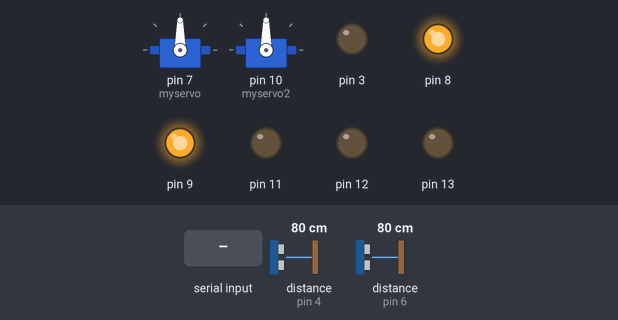
Simulated run of this sketch. Board: Arduino Mega 2560, built for the host (arithmetic inside an expression is 32-bit, double 64-bit). Shown: 2 × servo, output pins drawn as LEDs (lit = HIGH). The inputs (shaded band) are chosen by the test bench; at power-on: distance to the obstacle (sensors on pin 4, pin 6) 80 cm. The echo pulse lasts 58.3 µs per cm; pins used as bus, display or sensor lines are not drawn; what the sketch prints to the serial monitor is not drawn.

Above: at 1.2 s.
1.3 s: "v" received over the second serial link
4.3 s: "a" received over the second serial link
At 7.1 s:
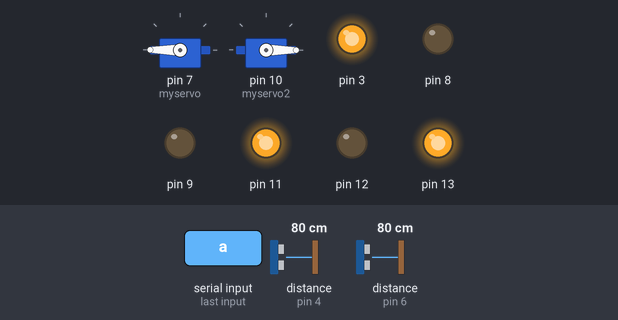
7.3 s: "b" received over the second serial link
9.2 s: "h" received over the second serial link
At 10.1 s:
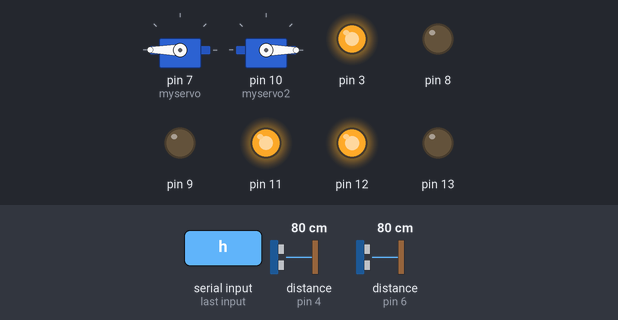
10.7 s: "l" received over the second serial link
At 11.3 s:
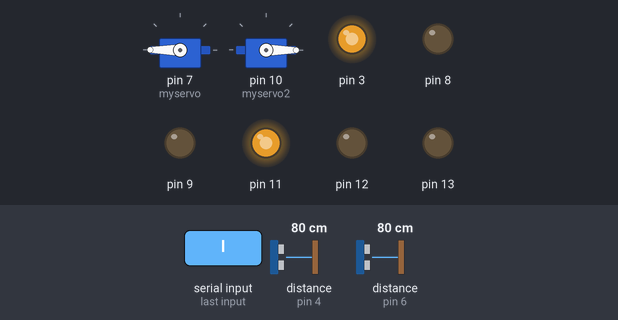
12.2 s: "r" received over the second serial link
At 13.6 s:
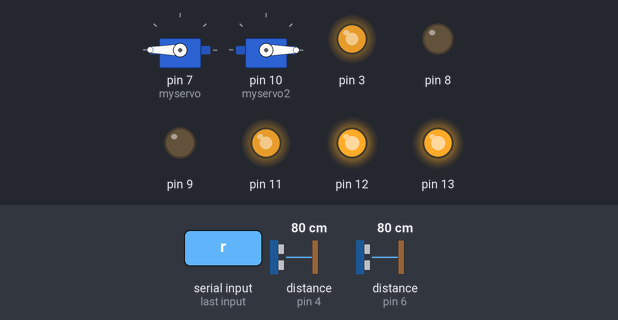
Timing chart, 0 to 14.7 s (numbered marks = the images above; inputs shaded):
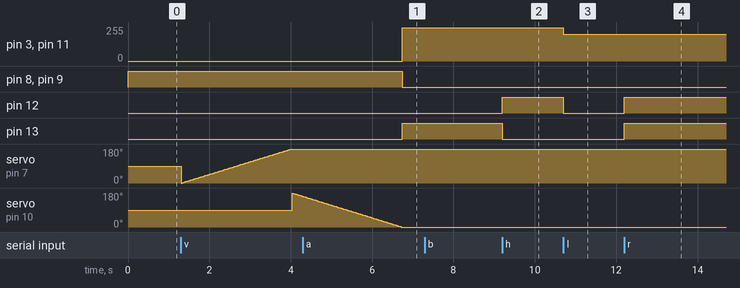

Measured:
- after the input at 4.3 s, pin 3, pin 11: 0/255 → 250/255 after 2.4 s; pin 8, pin 9: HIGH → LOW after 2.4 s; pin 13: LOW → HIGH after 2.4 s; servo on pin 7 (myservo): stops changing and stays 180°
- after the input at 9.2 s, pin 12: LOW → HIGH at once; pin 13: HIGH → LOW at once
- after the input at 10.7 s, pin 3, pin 11: 250/255 → 200/255 at once; pin 12: HIGH → LOW at once
- after the input at 12.2 s, pin 12, pin 13: LOW → HIGH at once

The sketch:

final_version_v0.1.ino
```cpp
// One thing needs to be noticed: connect the left motor to myservo and right servo to myservo2
// for myservo, set the same direction as the real moving direction. For myservo2, gives the opposite direction

#include <SoftwareSerial.h>
#include <Wire.h>
#include <Servo.h>
/// HC05///
SoftwareSerial Genotronex(A8, A9); // RX, TX    (A8-A15 can be used as RX and TX);
char BluetoothData; // the data given from Computer

/// Ultrasonic Sensor///
const int trigPin1 = 2;
const int echoPin1 = 4;
const int trigPin2 = 5;
const int echoPin2 = 6;
long duration, cm1, cm2;
char mode = 'b';          //mode a: straight line following     b: self control
int motor_speed;
char left_direct;
char right_direct;
char direct;
int servo_status = 0;

Servo myservo;  // create servo object to control a servo
Servo myservo2;  // create servo object to control a servo
// twelve servo objects can be created on most boards

int pos = 0;    // variable to store the servo position

int drone = 0;
int weather = 0;
int station = 0;        /// current status that is needed to upload to server


//////////////////////////////////////////////////////////////


void ultra_reading(){

  pinMode(trigPin1, OUTPUT);
  digitalWrite(trigPin1, LOW);
  delayMicroseconds(2);
  digitalWrite(trigPin1, HIGH);
  delayMicroseconds(10);
  digitalWrite(trigPin1, LOW);
  pinMode(echoPin1, INPUT);
  duration = pulseIn(echoPin1, HIGH);
  cm1 = microsecondsToCentimeters(duration);                       //define cm1 as left sensor reading, cm2 as right sensor reading

  pinMode(trigPin2, OUTPUT);
  digitalWrite(trigPin2, LOW);
  delayMicroseconds(2);
  digitalWrite(trigPin2, HIGH);
  delayMicroseconds(10);
  digitalWrite(trigPin2, LOW);
  pinMode(echoPin2, INPUT);
  duration = pulseIn(echoPin2, HIGH);
  cm2 = microsecondsToCentimeters(duration);
}

long microsecondsToCentimeters(long microseconds)
{
  // The speed of sound is 340 m/s or 29 microseconds per centimeter.
  // The ping travels out and back, so to find the distance of the
  // object we take half of the distance travelled.
  return microseconds / 29 / 2;
}


void Motor(char motor, char direct, int spd=0){
  if (motor == 'l'){
    if (direct == 'f'){
      digitalWrite(13, HIGH);
      digitalWrite(8, LOW);
      analogWrite(11, spd);
    }else if(direct == 'b'){
      digitalWrite(13, LOW);
      digitalWrite(8, LOW);
      analogWrite(11, spd);
    }else if(direct == 's'){
      digitalWrite(8, HIGH);
    }
  }else if (motor == 'r'){
    if(direct=='f'){
      digitalWrite(12, HIGH);
      digitalWrite(9, LOW);
      analogWrite(3, spd);
    }else if(direct == 'b'){
      digitalWrite(12, LOW);
      digitalWrite(9, LOW);
      analogWrite(3, spd);
    }else if(direct == 's'){
      digitalWrite(9, HIGH);
    }}
  }
void upload(int drone, int station, int weather){

}
void setup() {
  myservo.attach(7);  // attaches the servo on pin 9 to the servo object
  myservo2.attach(10);
  // put your setup code here, to run once:
  Genotronex.begin(9600);
  Genotronex.println("Start listening from bluetooth");
  Serial.begin(19200);
  Serial.println("Start checking infos");
    //Channel A
  pinMode(12, OUTPUT);
  pinMode(9, OUTPUT);

  //Channel B
  pinMode(13,OUTPUT);
  pinMode(8,OUTPUT);

  Motor('r','s');
  Motor('l','s');

}

void loop() {
  if (Genotronex.available()){
    BluetoothData=Genotronex.read();
    Serial.println(String(BluetoothData));
   if(String(BluetoothData)=="b"){   // if number 1 pressed ....
   Genotronex.println("Changed to control mode");
   mode = 'b';
   }
  if (String(BluetoothData)=="a"){// if number 0 pressed ....
   Genotronex.println("Changed to object following mode");
   mode = 'a';
  }
  }

  /////////////////mode a         object following mode////////////////
  if (mode=='a'){

    ultra_reading();

    int distance = min(cm1,cm2);
    if (cm1>200 && cm2 >200){
      ultra_reading();      // make sure that it is a constant reading but not unstable misreading
      if (cm1>200 && cm2 >200){
      // rotate in one direction to find the object
      Motor('r','b',200);
      Motor('l','f',0);
      }

    }
    else if (cm1>200 || cm2 >200){
      if(cm1>cm2){
        Motor('r','f',200);
      Motor('l','f',200);
      }
      else{
        Motor('r','b',200);
      Motor('l','b',200);
      }
      Motor('r','f',motor_speed);
      Motor('l','b',motor_speed);
    }
    else if (cm1<200 &&cm2<200){
      distance = min(cm1,cm2);
      if (distance<30){
       motor_speed = min(10*(30-distance)+50,250);
      Motor('r','f',motor_speed);
      Motor('l','b',motor_speed);
      }
      else if(distance >40){
        motor_speed = min(6*(distance-30)+50,250);
        Motor('r','b',motor_speed);
      Motor('l','f',motor_speed);
      }
      else{
        Motor('r','s',0);
      Motor('l','s',0);
      }
    }
    else{
      Motor('r','s',0);
      Motor('l','s',0);
    }


  }
  else if (mode =='b'){
    // control mode here
    Serial.println(String(BluetoothData));
   if(String(BluetoothData)=="f"){   //forward
    //Genotronex.println("forward");
    Motor('r','b',250);
    Motor('l','f',250);
   }
  if(String(BluetoothData)=="h"){   //backward
    //Genotronex.println("backward");
    Motor('r','f',250);
    Motor('l','b',250);
   }
   if(String(BluetoothData)=="l"){   //left
    //Genotronex.println("left");
    Motor('r','b',200);
    Motor('l','b',200);

   }
   if(String(BluetoothData)=="r"){   //right
    //Genotronex.println("right");
    Motor('r','f',200);
    Motor('l','f',200);
    }

    if(String(BluetoothData)=="s"){   //right
    //Genotronex.println("stop");
    Motor('r','s');
    Motor('l','s');
    }

    if(String(BluetoothData)=='v'){
      Motor('r','s');
    Motor('l','s');
      if(servo_status ==0){
        for (pos = 0; pos <= 180; pos += 1) { // goes from 0 degrees to 180 degrees
    // in steps of 1 degree
    myservo.write(pos);        // tell servo to go to position in variable 'pos'
    delay(15);                       // waits 15ms for the servo to reach the position
    }
    for (pos = 0; pos <= 180; pos += 1) { // goes from 0 degrees to 180 degrees
    // in steps of 1 degree
    myservo2.write(180-pos);          // tell servo to go to position in variable 'pos'
    delay(15);                       // waits 15ms for the servo to reach the position
  }
      }
      else{
        for (pos = 180; pos >= 0; pos -= 1) { // goes from 180 degrees to 0 degrees
    myservo2.write(180-pos);   // tell servo to go to position in variable 'pos'
    delay(15);                       // waits 15ms for the servo to reach the position

  }
  for (pos = 180; pos >= 0; pos -= 1) { // goes from 180 degrees to 0 degrees
    myservo.write(pos);
      // tell servo to go to position in variable 'pos'
    delay(15);                       // waits 15ms for the servo to reach the position

  }
      }
    }
  }


}
```
